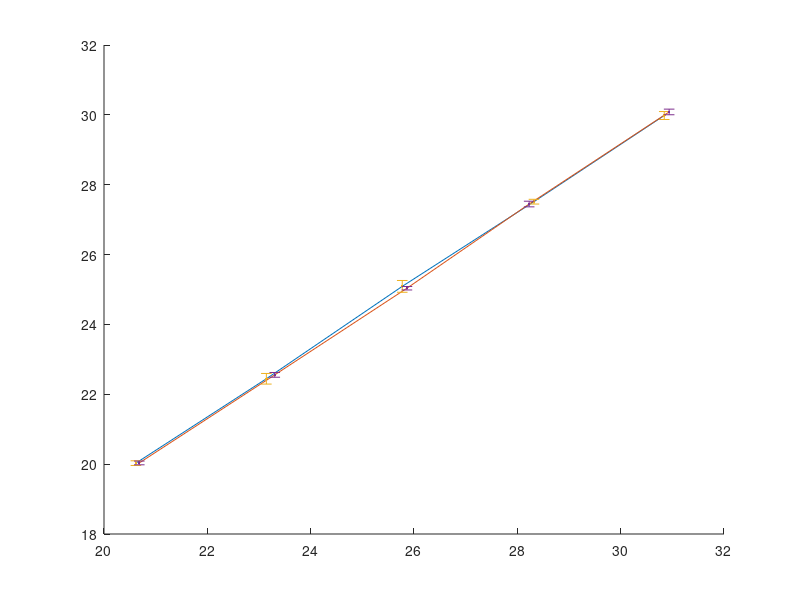

This figure's MATLAB source: (Note: this script raises an error after producing the figure.)
clear all; close all; clc;
%% Part 1

data_high=csvread('Group17_WindTunnelCalibration_high.csv',4,1);
data_low=csvread('Group17_WindTunnelCalibration_low.csv',4,1);
for j=1:5
    for i=1:25
        Pinf_high(j,i)=data_high((j-1)*25+i,1);
        Pinf_low(j,i)=data_low((j-1)*25+i,1);
        VHigh(j,i)=data_high((j-1)*25+i,3);
        VLow(j,i)=data_low((j-1)*25+i,3);
        Qinf_high(j,i)=data_high((j-1)*25+i,2);
        Qinf_low(j,i)=data_low((j-1)*25+i,2);
        Rho_high(j,i)=data_high((j-1)*25+i,10);
        Rho_low(j,i)=data_low((j-1)*25+i,10);
    end
end
%standard deviation


%calculations
for j=1:25
    for i=1:5
        VHighcalc(i,j)=sqrt((2*(Pinf_high(i,j)))/Rho_high(i,j));
        VLowcalc(i,j)=sqrt((2*(Pinf_low(i,j)))/Rho_low(i,j));
    end
end
% standard deviation
sigma_VHighcalc=2*std(VHighcalc,0,2);
sigma_VLowcalc=2*std(VLowcalc,0,2);
sigma_VactualHigh=2*std(VHigh,0,2);
sigma_VactualLow=2*std(VLow,0,2);


%mean for graphs
VHighcalc=mean(VHighcalc',1);
VLowcalc=mean(VLowcalc',1);
VactualHigh=mean(VHigh',1);
VactualLow=mean(VLow',1);

diff_high=VHighcalc-VactualHigh;
diff_low=VLowcalc-VactualLow;

figure()
hold on
plot(VHighcalc,VactualHigh)
plot(VLowcalc,VactualLow)
errorbar(VHighcalc,VactualHigh,sigma_VHighcalc,'.')
errorbar(VLowcalc,VactualLow,sigma_VLowcalc,'.')
herrorbar(VHighcalc,VactualHigh,sigma_VactualHigh,'.')
herrorbar(VLowcalc,VactualLow,sigma_VactualLow,'.')
xlabel('Calculated Velocity')
ylabel('Measured Velocity')
title('Calculated vs. Measured Velocity (m/s)')
legend('Velocity Comparisons High','Velocity Comparisons Low','Error Calc High','Error Calc Low','Error Measured High','Error Measured Low')
hold off

figure()
hold on
plot(VactualHigh,diff_high)
plot(VactualLow,diff_low)
xlabel('Measured Velocity (m/s)')
ylabel('Difference between Calculated and Measured (m/s)')
legend('High','Low')
title('Calculated - Measured Velocities')
hold off
%% Part 2
counter=0;
for group=1:25
    wind={'wind'};
    clean={'clean'};
            [data1,counter,existy]=loadfiles(group,clean,wind,counter);
            if existy==1
                data.clean_wind(:,:,counter)=data1;
            end
end
counter=0;
for group=1:25
    wind={'wind'};
    clean={'loaded'};
            [data1,counter,existy]=loadfiles(group,clean,wind,counter);
            if existy==1
                data.loaded_wind(:,:,counter)=data1;
            end
end
counter=0;
for group=1:25
    wind={'nowind'};
    clean={'clean'};
            [data1,counter,existy]=loadfiles(group,clean,wind,counter);
            if existy==1
                data.clean_nowind(:,:,counter)=data1;
            end
end
counter=0;
for group=1:25
    wind={'nowind'};
    clean={'loaded'};
            [data1,counter,existy]=loadfiles(group,clean,wind,counter);
            if existy==1
                data.loaded_nowind(:,:,counter)=data1;
            end
end

%import NASA data
NASA=csvread('2004NASAdata.csv',1,2);
Cl_NASA=NASA(1,:);
Cd_NASA=NASA(3,:);

%load clean wind data from all groups and separate values into arrays
qinf_clean_wind=data.clean_wind(:,1,:);
Vinf_clean_wind=data.clean_wind(:,2,:);
angle_attack_clean_wind=data.clean_wind(:,3,:);
normal_clean_wind=data.clean_wind(:,4,:);
axial_clean_wind=data.clean_wind(:,5,:);
rho_clean_wind=data.clean_wind(:,9,:);
Pm_clean_wind=data.clean_wind(:,6,:);

%load loaded wind data into arrays
qinf_loaded_wind=data.loaded_wind(:,1,:);
Vinf_loaded_wind=data.loaded_wind(:,2,:);
angle_attack_loaded_wind=data.loaded_wind(:,3,:);
normal_loaded_wind=data.loaded_wind(:,4,:);
axial_loaded_wind=data.loaded_wind(:,5,:);
rho_loaded_wind=data.loaded_wind(:,9,:);
Pm_loaded_wind=data.loaded_wind(:,6,:);

%load clean no wind data into arrays
qinf_clean_nowind=data.clean_nowind(:,1,:);
Vinf_clean_nowind=data.clean_nowind(:,2,:);
angle_attack_clean_nowind=data.clean_nowind(:,3,:);
normal_clean_nowind=data.clean_nowind(:,4,:);
axial_clean_nowind=data.clean_nowind(:,5,:);
rho_clean_nowind=data.clean_nowind(:,9,:);
Pm_clean_nowind=data.clean_nowind(:,6,:);

%load loaded no wind data into array
qinf_loaded_nowind=data.loaded_nowind(:,1,:);
Vinf_loaded_nowind=data.loaded_nowind(:,2,:);
angle_attack_loaded_nowind=data.loaded_nowind(:,3,:);
normal_loaded_nowind=data.loaded_nowind(:,4,:);
axial_loaded_nowind=data.loaded_nowind(:,5,:);
rho_loaded_nowind=data.loaded_nowind(:,9,:);
Pm_loaded_nowind=data.loaded_nowind(:,6,:);

% constants
S=28*(1/48^2); %m^2
A_clean=0.01697; %m
A_loaded=0.01686; %m
c=3.45034*(1/48); %m
c_full=3.45034; %m

%subtract calibration
for i=1:23
    qinf_clean(i,:)=data.clean_wind(i,1,:)-data.clean_nowind(i,1,:);
    Vinf_clean(i,:)=data.clean_wind(i,2,:)-data.clean_nowind(i,2,:);
    angle_attack_clean(i,:)=data.clean_wind(i,3,:);
    normal_clean(i,:)=data.clean_wind(i,4,:)-data.clean_nowind(i,4,:);
    axial_clean(i,:)=data.clean_wind(i,5,:)-data.clean_nowind(i,5,:);
    qinf_loaded(i,:)=data.loaded_wind(i,1,:)-data.loaded_nowind(i,1,:);
    Vinf_loaded(i,:)=data.loaded_wind(i,2,:)-data.loaded_nowind(i,2,:);
    angle_attack_loaded(i,:)=data.loaded_wind(i,3,:);
    normal_loaded(i,:)=data.loaded_wind(i,4,:)-data.loaded_nowind(i,4,:);
    axial_loaded(i,:)=data.loaded_wind(i,5,:)-data.loaded_nowind(i,5,:);
    Pm_clean(i,:)=data.clean_wind(i,6,:)-data.clean_nowind(i,6,:);
    Pm_loaded(i,:)=data.loaded_wind(i,6,:)-data.loaded_nowind(i,6,:);
    rho_clean(i,:)=data.clean_wind(i,9,:);
    rho_loaded(i,:)=data.loaded_wind(i,9,:);
end

%standard deviation
for i=1:23
    lift_clean(i,:)=normal_clean(i,:).*cosd(angle_attack_clean(i,:))+axial_clean(i,:).*sind(angle_attack_clean(i,:));
    drag_clean(i,:)=normal_clean(i,:).*sind(angle_attack_clean(i,:))+axial_clean(i,:).*cosd(angle_attack_clean(i,:));
    Cd_clean(i,:)=drag_clean(i,:)./(qinf_clean(i,:).*S);
    Cl_clean(i,:)=lift_clean(i,:)./(qinf_clean(i,:).*S);
    moment_clean(i,:)=Pm_clean(i,:)-normal_clean(i,:)*A_clean;
    Cm_clean(i,:)=moment_clean(i,:)./(qinf_clean(i,:).*S*c);
    lift_loaded(i,:)=normal_loaded(i,:).*cosd(angle_attack_loaded(i,:))+axial_loaded(i,:).*sind(angle_attack_loaded(i,:));
    drag_loaded(i,:)=normal_loaded(i,:).*sind(angle_attack_loaded(i,:))+axial_loaded(i,:).*cosd(angle_attack_loaded(i,:));
    Cd_loaded(i,:)=drag_loaded(i,:)./(qinf_loaded(i,:).*S);
    Cl_loaded(i,:)=lift_loaded(i,:)./(qinf_loaded(i,:).*S);
    moment_loaded(i,:)=Pm_loaded(i,:)-normal_loaded(i,:)*A_loaded;
    Cm_loaded(i,:)=moment_loaded(i,:)./(qinf_loaded(i,:).*S*c);
end
sigma_Cl_clean=2*std(Cl_clean,0,2);
sigma_Cd_clean=2*std(Cd_clean,0,2);
sigma_Cm_clean=2*std(Cm_clean,0,2);
sigma_Cl_loaded=2*std(Cl_loaded,0,2);
sigma_Cd_loaded=2*std(Cd_loaded,0,2);
sigma_Cm_loaded=2*std(Cm_loaded,0,2);


%average
qinf_clean=mean(qinf_clean',1);
Vinf_clean=mean(Vinf_clean',1);
angle_attack_clean=mean(angle_attack_clean',1);
normal_clean=mean(normal_clean',1);
axial_clean=mean(axial_clean',1);
qinf_loaded=mean(qinf_loaded',1);
Vinf_loaded=mean(Vinf_loaded',1);
angle_attack_loaded=mean(angle_attack_loaded',1);
normal_loaded=mean(normal_loaded',1);
axial_loaded=mean(axial_loaded',1);
Pm_clean=mean(Pm_clean',1);
Pm_loaded=mean(Pm_loaded',1);
rho_clean=mean(rho_clean);
rho_clean=mean(rho_clean);
rho_loaded=mean(rho_loaded);
rho_loaded=mean(rho_loaded);

% Calulations
lift_clean=normal_clean.*cosd(angle_attack_clean)+axial_clean.*sind(angle_attack_clean);
drag_clean=normal_clean.*sind(angle_attack_clean)+axial_clean.*cosd(angle_attack_clean);
Cd_clean=drag_clean./(qinf_clean.*S);
Cl_clean=lift_clean./(qinf_clean.*S);
moment_clean=Pm_clean-normal_clean*A_clean;
Cm_clean=moment_clean./(qinf_clean.*S*c);
lift_loaded=normal_loaded.*cosd(angle_attack_loaded)+axial_loaded.*sind(angle_attack_loaded);
drag_loaded=normal_loaded.*sind(angle_attack_loaded)+axial_loaded.*cosd(angle_attack_loaded);
Cd_loaded=drag_loaded./(qinf_loaded.*S);
Cl_loaded=lift_loaded./(qinf_loaded.*S);
moment_loaded=Pm_loaded-normal_loaded*A_loaded;
Cm_loaded=moment_loaded./(qinf_loaded.*S*c);

% corrections
angle_attack_clean=angle_attack_clean+1.5*Cl_clean;
angle_attack_loaded=angle_attack_loaded+1.5*Cl_loaded;
Cd_clean=Cd_clean+0.02*Cl_clean.^2;
Cd_loaded=Cd_loaded+0.02*Cl_loaded.^2;

% question 3
S_full=28; %m^2
weight_full=100085; %Newtons
weight_model_clean=2.15; %Newtons
weight_model_loaded=2.48; %Newtons
V_landing_model_clean=1.3*sqrt((2*weight_model_clean)/(rho_clean*S*max(Cl_clean)))
V_landing_model_loaded=1.3*sqrt((2*weight_model_loaded)/(rho_loaded*S*max(Cl_loaded)))

% question 4
viscosity=.000017894; %kg/ms
Re_model=(rho_clean*mean(Vinf_clean)*c)/viscosity;
[T,a,p,rholab]=atmosisa(20000); %finding density at height of actual f-16
V_full=(Re_model*viscosity)/(rho_clean*c_full)
V_landing_full_clean=1.3*sqrt((2*weight_full)/(rho_clean*S_full*max(Cl_clean)));

% question 5
Cm_a_clean=(Cm_clean(6)-Cm_clean(5))/(angle_attack_clean(6)-angle_attack_clean(5))
Cm_a_loaded=(Cm_loaded(6)-Cm_loaded(5))/(angle_attack_loaded(6)-angle_attack_loaded(5))

% Cl vs alpha
figure()
hold on
plot(angle_attack_clean,Cl_clean)
plot(angle_attack_loaded,Cl_loaded,'r')
errorbar(angle_attack_clean,Cl_clean,sigma_Cl_clean,'.')
errorbar(angle_attack_loaded,Cl_loaded,sigma_Cl_loaded,'.')
xlabel('Angle of Attack (Deg)')
ylabel('Cl')
legend('Clean','Loaded','Error Clean','Error Loaded')
title('Coeffcient of Lift vs. Angle of Attack')
hold off

% Cd vs Alpha
figure()
hold on
plot(angle_attack_clean,Cd_clean)
plot(angle_attack_loaded,Cd_loaded,'r')
errorbar(angle_attack_clean,Cd_clean,sigma_Cd_clean,'.')
errorbar(angle_attack_loaded,Cd_loaded,sigma_Cd_loaded,'.')
xlabel('Angle of Attack (Deg)')
ylabel('Cd')
legend('Clean','Loaded','Error Clean','Error Loaded')
title('Coeffcient of Drag vs. Angle of Attack')
hold off

%Cm vs Alpha
figure()
hold on
plot(angle_attack_clean,Cm_clean)
plot(angle_attack_loaded,Cm_loaded,'r')
errorbar(angle_attack_clean,Cm_clean,sigma_Cm_clean,'.')
errorbar(angle_attack_loaded,Cm_loaded,sigma_Cm_loaded,'.')
xlabel('Angle of Attack (Deg)')
ylabel('Cm')
legend('Clean','Loaded','Error Clean','Error Loaded')
title('Coeffcient of Moment vs. Angle of Attack')
hold off

%drag polar
figure()
hold on
grid on
plot(Cl_clean,Cd_clean)
plot(Cl_loaded,Cd_loaded,'r')
plot(Cl_NASA,Cd_NASA,'LineWidth',2)
errorbar(Cl_clean,Cd_clean,sigma_Cd_clean,'.')
errorbar(Cl_loaded,Cd_loaded,sigma_Cd_loaded,'.')
xlabel('Cl')
ylabel('Cd')
legend('Clean','Loaded','NASA Data','Error Clean','Error Loaded')
title('Drag Polar')
hold off

% for design lab
% figure()
% for i=1:12
%     lift_clean_wind(:,:,i)=normal_clean_wind(:,:,i).*cosd(angle_attack_clean_wind(:,:,i))+axial_clean_wind(:,:,i).*sind(angle_attack_clean_wind(:,:,i));
%     drag_clean_wind(:,:,i)=normal_clean_wind(:,:,i).*sind(angle_attack_clean_wind(:,:,i))+axial_clean_wind(:,:,i).*cosd(angle_attack_clean_wind(:,:,i));
%     Cd_clean_wind(:,:,i)=drag_clean_wind(:,:,i)./(qinf_clean_wind(:,:,i).*S);
%     Cl_clean_wind(:,:,i)=lift_clean_wind(:,:,i)./(qinf_clean_wind(:,:,i).*S);
%     Cd_comparison_clean(:,:,i)=0.01920+0.1168*(Cl_clean_wind(:,:,i).^2)-.0061*Cl_clean_wind(:,:,i);
%     hold on
%     plot(Cd_clean_wind(:,:,i),Cl_clean_wind(:,:,i))
%     plot(Cd_comparison_clean(:,:,i),Cl_clean_wind(:,:,i))
%     xlabel('Cl')
%     ylabel('Cd')
%     title('Drag Polar Clean')
% end
% hold off
% 
% figure()
% for i=1:13
%     lift_loaded_wind(:,:,i)=normal_loaded_wind(:,:,i).*cosd(angle_attack_loaded_wind(:,:,i))+axial_loaded_wind(:,:,i).*sind(angle_attack_loaded_wind(:,:,i));
%     drag_loaded_wind(:,:,i)=normal_loaded_wind(:,:,i).*sind(angle_attack_loaded_wind(:,:,i))+axial_loaded_wind(:,:,i).*cosd(angle_attack_loaded_wind(:,:,i));
%     Cd_loaded_wind(:,:,i)=drag_loaded_wind(:,:,i)./(qinf_loaded_wind(:,:,i).*S);
%     Cl_loaded_wind(:,:,i)=lift_loaded_wind(:,:,i)./(qinf_loaded_wind(:,:,i).*S);
%     Cd_comparison_loaded(:,:,i)=0.01920+0.1168*(Cl_loaded_wind(:,:,i).^2)-.0061*Cl_loaded_wind(:,:,i);
%     hold on
%     plot(Cd_loaded_wind(:,:,i),Cl_loaded_wind(:,:,i))
%     plot(Cd_comparison_loaded(:,:,i),Cl_loaded_wind(:,:,i))
%     xlabel('Cl')
%     ylabel('Cd')
%     title('Drag Polar Loaded')
% end
% hold off
% 
% %averaged graphs
% lift_clean=normal_clean.*cosd(angle_attack_clean)+axial_clean.*sind(angle_attack_clean);
% drag_clean=normal_clean.*sind(angle_attack_clean)+axial_clean.*cosd(angle_attack_clean);
% Cd_clean=drag_clean./(qinf_clean.*S);
% Cl_clean=lift_clean./(qinf_clean.*S);
% Cd_comparison_clean=0.01920+0.1168*(Cl_clean.^2)-.0061*Cl_clean;
% lift_loaded=normal_loaded.*cosd(angle_attack_loaded)+axial_loaded.*sind(angle_attack_loaded);
% drag_loaded=normal_loaded.*sind(angle_attack_loaded)+axial_loaded.*cosd(angle_attack_loaded);
% Cd_loaded=drag_loaded./(qinf_loaded.*S);
% Cl_loaded=lift_loaded./(qinf_loaded.*S);
% Cd_comparison_loaded=0.01920+0.1168*(Cl_loaded.^2)-.0061*Cl_loaded;
% 
% %Actual F-16 data
% Cd_02=0.0197+0.122*(Cl_clean.^2)-0.007*Cl_clean;
% Cd_875=0.0205+0.128*(Cl_clean.^2)-0.007*Cl_clean;
% Cd_105=0.0444+0.21*(Cl_clean.^2)-0.003*Cl_clean;
% Cd_16=0.0461+0.34*(Cl_clean.^2);
% Cd_2=0.0458+0.122*(Cl_clean.^2);
% 
% 
% 
% figure()
% hold on
% plot(Cd_clean,Cl_clean,'LineWidth',3)
% plot(Cd_comparison_clean,Cl_clean)
% plot(Cd_NASA,Cl_NASA)
% plot(Cd_02,Cl_clean)
% plot(Cd_875,Cl_clean)
% plot(Cd_105,Cl_clean)
% plot(Cd_16,Cl_clean)
% plot(Cd_2,Cl_clean)
% xlabel('Cl')
% ylabel('Cd')
% title('Drag Polar Clean')
% legend('Average Value of all Groups','Calculated Value M=0.1','NASA data M=1.6','Actual M=0.02','Actual M=0.875','Actual M=1.05','Actual M=1.6','Actual M=2')
% hold off
% 
% figure()
% hold on
% plot(Cd_loaded,Cl_loaded,'LineWidth',3)
% plot(Cd_comparison_loaded,Cl_loaded)
% plot(Cd_NASA,Cl_NASA)
% plot(Cd_02,Cl_clean)
% plot(Cd_875,Cl_clean)
% plot(Cd_105,Cl_clean)
% plot(Cd_16,Cl_clean)
% plot(Cd_2,Cl_clean)
% xlabel('Cl')
% ylabel('Cd')
% title('Drag Polar Loaded')
% legend('Average Value of all Groups','Calculated Value M=0.1','NASA data M=1.6','Actual M=0.02','Actual M=0.875','Actual M=1.05','Actual M=1.6','Actual M=2')
% hold off
